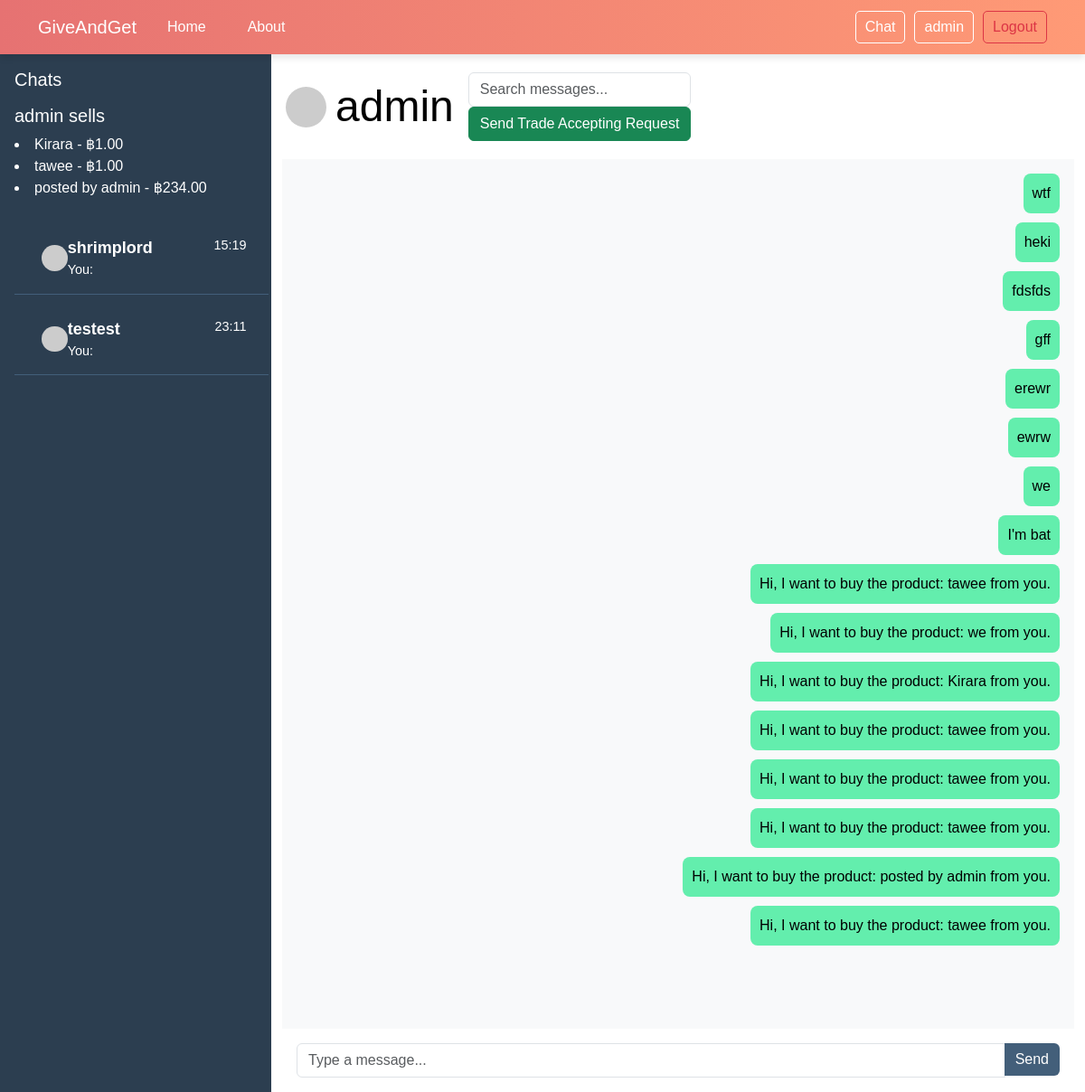
/chat/admin/ (signed in), run on an earlier commit of the app's database.
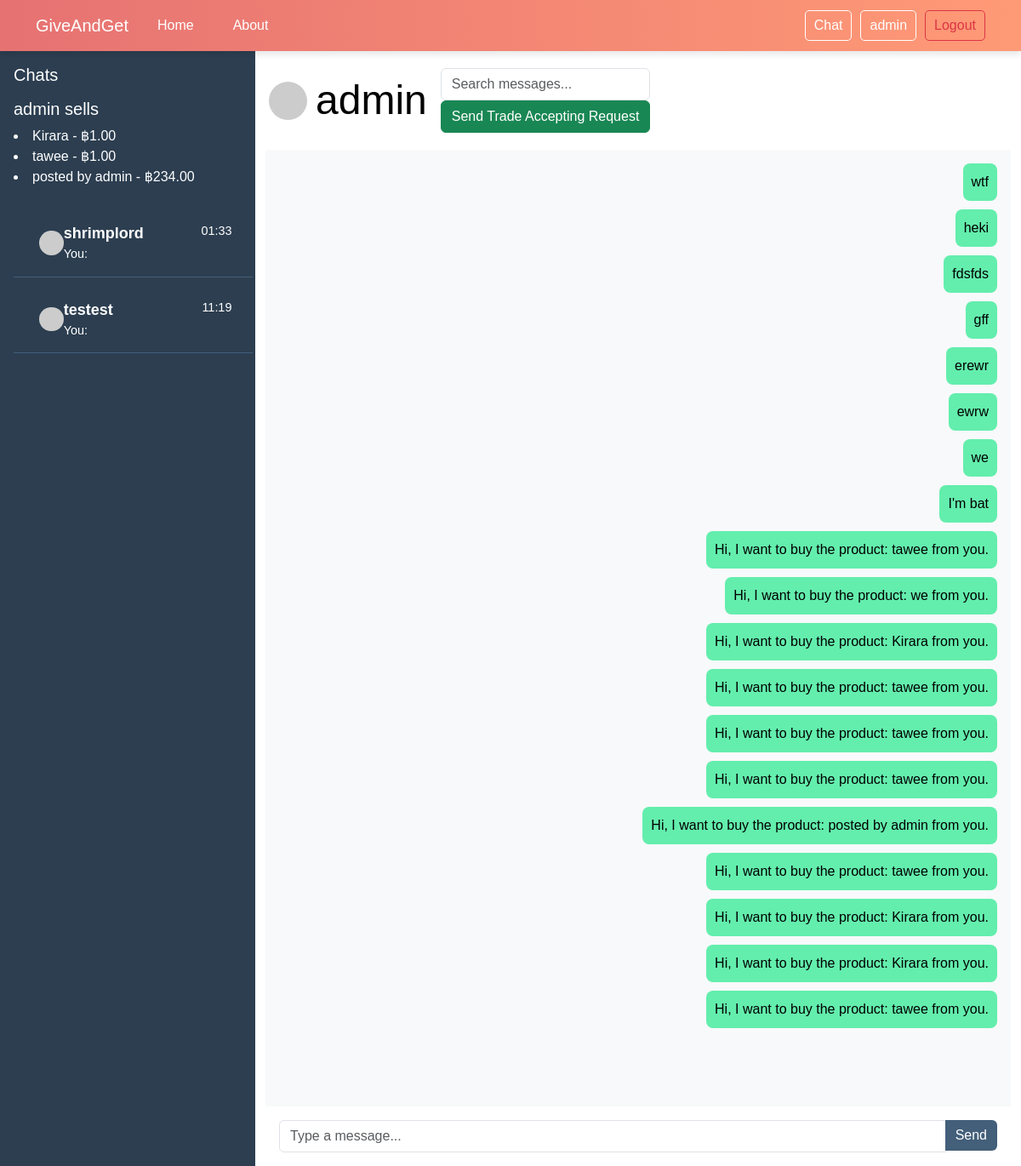
And on a later commit of the database.
### users_app/models.py (models this page shows, shortened)
class GGUser(AbstractUser):
    profile_picture = models.ImageField(default= 'media/profile_pics/default.png', upload_to='media/profile_pics/', null=True, blank=True)
    user_id = models.PositiveIntegerField(unique=True, editable=False)
    status_choices = [
        ('online', 'Online'),
        ('busy', 'Busy'),
        ('afk', 'AFK'),
        ('offline', 'Offline'),
    ]
    status = models.CharField(max_length=10, choices=status_choices, default='offline')
    last_login = models.DateTimeField(auto_now=True)
    is_ban = models.BooleanField(default=False)
    ban_reason = models.TextField(null=True, blank=True)
    ban_end_date = models.DateTimeField(null=True, blank=True)

### products/models.py (models this page shows, shortened)
class Product(models.Model):
    name = models.CharField(max_length=255)
    description = models.TextField(blank=True, null=True)
    price = models.DecimalField(max_digits=10, decimal_places=2)
    stock = models.PositiveIntegerField()
    category = models.CharField(max_length=100, blank=True, null=True)
    image = models.ImageField(upload_to='product_images/', blank=True, null=True)
    created_at = models.DateTimeField(auto_now_add=True)
    updated_at = models.DateTimeField(auto_now=True)
    user = models.ForeignKey(settings.AUTH_USER_MODEL, on_delete=models.CASCADE, default=1)  # ใช้ ID ของ admin

### chat_app/models.py (models this page shows, shortened)
class Chat(models.Model):
    sender = models.ForeignKey(settings.AUTH_USER_MODEL, on_delete=models.CASCADE, related_name='sent_chats')
    receiver = models.ForeignKey(settings.AUTH_USER_MODEL, on_delete=models.CASCADE, related_name='received_chats')
    message = models.TextField()
    timestamp = models.DateTimeField(auto_now_add=True)
    last_read = models.DateTimeField(null=True, blank=True)
    is_read = models.BooleanField(default=False)  # For notification

### chat_app/views.py (the view)
# urls.py: path('<str:room_name>/', views.chat_room, name='chat_room'),
@login_required
def chat_room(request, room_name):
    seller = get_object_or_404(User, username=room_name)
    products = Product.objects.filter(user=seller)
    search_query = request.GET.get('search', '')
    users = User.objects.exclude(id=request.user.id)
    chats = Chat.objects.filter(
        (Q(sender=request.user) & Q(receiver__username=room_name)) |
        (Q(receiver=request.user) & Q(sender__username=room_name))
    )
    if search_query:
        chats = chats.filter(message__icontains=search_query)
    chats = chats.order_by('timestamp')
    unread_messages = chats.filter(receiver=request.user, is_read=False)
    unread_messages.update(is_read=True)
    unread_message_counts = get_unread_message_counts(request.user)
    unread_message_counts_dict = {str(item['sender']): item['unread_count'] for item in unread_message_counts}
    user_last_messages = []
    for user in users:
        last_message = Chat.objects.filter(
            (Q(sender=request.user) & Q(receiver=user)) |
            (Q(receiver=request.user) & Q(sender=user))
        ).order_by('-timestamp').first()
        if last_message:
            user_last_messages.append({
                'user': user,
                'last_message': last_message,
                'unread_count': unread_message_counts_dict.get(user.username, 0),
            })
    return render(request, 'chat_app/chat.html', {
        'room_name': room_name,
        'chats': chats,
        'users': users,
        'user_last_messages': user_last_messages,
        'search_query': search_query,
        'unread_message_counts': unread_message_counts_dict,
        'products': products,
        'seller': seller,
        'room_name': room_name,
    })

### chat_app/views.py (called while the page is built)
def get_unread_message_counts(user):
    return Chat.objects.filter(receiver=user, is_read=False) \
        .values('sender') \
        .annotate(unread_count=Count('id')) \
        .order_by('sender')

### chat_app/templates/chat_app/chat.html (shortened to what this page needs)
{% extends 'main_app/components/base.html' %}
{% block content %}
<div class="container-fluid h-100">
  <div class="row h-100">
      <div class="col-3 sidebar p-3 chats">
        <h5 class="mb-3 text-white">Chats</h5>
        <div class="contacts">
        <div class="mb-3 text-white">
            <h5>{{ room_name }} sells</h5>
            {% if products %}
                {% for product in products %}
                <li>{{ product.name }} - ฿{{ product.price }}</li>
              {% endfor %}
            {% else %}
              <p>No products available for this user.</p>
            {% endif %}
        </div>
            {% for item in user_last_messages %}
                <a
                    href="{% url 'chat_room' item.user.username %}"
                    class="list-group-item list-group-item-action {% if item.user.username == room_name %} active {% endif %}"
                    data-username="{{ item.user.username }}"
                >
                    <div class="d-flex align-items-center">
                        <img
                            src="https://ui-avatars.com/api/?name={{ item.user.username|urlencode }}&size=64&background=random"
                            alt="{{ item.user.username }}'s Profile Image"
                            class="profile-icon rounded-circle mr-3"
                            style="width: 1.8rem; height: 1.8rem; object-fit: cover"
                        />
                        <div class="w-100">
                            <div class="d-flex justify-content-between">
                                <strong class="text-truncate">{{ item.user.username }}</strong>
                                {% if item.last_message %}
                                    <small class="text-nowrap timestamp">{{ item.last_message.timestamp|date:"H:i" }}</small>
                                {% endif %}
                            </div>
                            <div>
                                {% if item.last_message %}
                                    <small class="d-block text-truncate last-msg" style="max-width: 90%" id="last-message">
                                        {% if item.last_message.sender == request.user %}
                                            You:
                                        {% endif %}
                                    </small>
                                {% else %}
                                    <small>No messages yet</small>
                                {% endif %}
                            </div>
                        </div>
                    </div>
                </a>
            {% endfor %}
        </div>
    </div>
      <div class="col-9 d-flex flex-column chat" data-id="{{ room_name }}">
          <div class="d-flex align-items-center p-1">
              <img
                  src="https://ui-avatars.com/api/?name={{ room_name|urlencode }}&size=64&background=random"
                  style="border-radius: 50%; height: 45px; width: auto"
              />
              <h3 class="display-5 mb-0" style="padding-left: 10px">
                  {{ room_name }}
              </h3>
              <form method="GET" action="" class="p-3 ml-auto">
                  <div class="form-group mb-0">
                      <input
                          type="text"
                          name="search"
                          id="searchInput"
                          class="form-control"
                          placeholder="Search messages..."
                          value="{{ search_query }}"
                      />
                  </div>
                  <button type="button" id="tradeButton" class="btn btn-success ml-2">Send Trade Accepting Request</button>
              </form>
          </div>
          <div id="chatbox" class="chatbox flex-fill p-3">
              {% if chats %}
              {% for message in chats %}
              <div
                  class="chat-message {% if message.sender == request.user %} sender {% else %} receiver {% endif %}"
              >
                  <span>{{ message.message }}</span>
              </div>
              {% endfor %}
              {% else %}
              <p class="no-messages">No Messages.</p>
              {% endif %}
          </div>
          <div class="chat-input p-3">
              <div class="input-group">
                  <input
                      type="text"
                      id="my_input"
                      class="form-control"
                      placeholder="Type a message..."
                      required
                  />
                  <div class="input-group-append">
                      <button
                          id="submit_button"
                          class="btn btn-primary"
                          type="button"
                      >
                          Send
                      </button>
                  </div>
              </div>
          </div>
      </div>
  </div>
</div>
{% endblock %}

### main_app/templates/main_app/components/base.html (shortened to what this page needs)
{% load static %}
<!DOCTYPE html>
<html lang="en">
<head>
    <link href="https://cdn.jsdelivr.net/npm/bootstrap@5.3.3/dist/css/bootstrap.min.css" rel="stylesheet"
>
    <link rel="stylesheet" href="{% static 'main_app/normalize.css' %}">
    <link rel="stylesheet" href="{% static 'main_app/main.css' %}">
    <link rel="stylesheet" href="https://cdnjs.cloudflare.com/ajax/libs/font-awesome/6.6.0/css/all.min.css"
 />
</head>
<body>
    {% include 'main_app/components/navbar.html' %}
    {% block content %}{% endblock %}
</body>
</html>

### main_app/templates/main_app/components/navbar.html (shortened to what this page needs)
{% load static %}
<nav class="navbar navbar-expand-lg navbar-dark ">
    <div class="container">
        <a class="navbar-brand" href="{% url 'home' %}">GiveAndGet</a>
        <div class="collapse navbar-collapse" id="navbarNav">
            <ul class="navbar-nav me-auto">
                <li class="nav-item">
                    <a class="nav-link" href="{% url 'home' %}">Home</a>
                </li>
                <li class="nav-item">
                    <a class="nav-link" href="{% url 'about' %}">About</a>
                </li>
            </ul>
            {% if user.is_authenticated %}
            <ul class="navbar-nav">
                <li class="nav-item">
                    <form action="{% url 'chat_room' room_name=user.username %}" method="get">
                        <button class="btn btn-outline-light" type="submit">Chat</button>
                    </form>
                </li>
                <li class="nav-item">
                    <form action="{% url 'dashboard' %}" method="get">
                        <button class="btn btn-outline-light" type="submit">{{ user.username }}</button>
                    </form>
                </li>
                <li class="nav-item">
                    <form action="{% url 'logout' %}" method="post">
                        <button class="btn btn-outline-danger" type="submit">Logout</button>
                    </form>
                </li>
            </ul>
            {% else %}
            <a href="{% url 'login' %}" class="btn btn-outline-light">Login</a>
            {% endif %}
        </div>
    </div>
</nav>

### main_app/templates/main_app/components/footer.html (shortened to what this page needs)
{% load static %}

### main_app/static/main_app/main.css (style rules this page uses)
body { background-color: rgb(255, 255, 255); color: rgb(255, 255, 255); font-family: Arial, sans-serif; margin: 0; padding: 0; }
.navbar { display: flex; justify-content: space-between; align-items: center; padding: 10px 20px; background: linear-gradient(90deg, #e67272, #ff9a76); box-shadow: 0 4px 8px rgba(0, 0, 0, 0.1); }
.nav-link { margin-right: 20px; text-decoration: none; color: #fff; transition: color 0.3s; }
.btn-outline-light { border-color: #fff; color: #fff; transition: background-color 0.3s, color 0.3s; }
.navbar-nav .nav-item { margin-left: 10px; }
.navbar-nav .btn { border-radius: 5px; padding: 5px 10px; }
button { padding: 10px 20px; background-color: #333; color: white; border: none; cursor: pointer; }

### chat_app/templates/chat_app/chat.html (style rules this page uses)
body { color: black; }
.profile-icon { color: #12151a; }
#chatbox { background-color: #f8f9fa; overflow-y: auto; height: calc(100vh - 180px); padding: 10px; }
.chat-message { border-radius: 8px; padding: 10px; display: flex; width: fit-content; margin-bottom: 10px; clear: both; }
.chat-message.sender { background-color: #63eead; color: #435f7a; margin-left: auto; text-align: right; }
.chat-input { background-color: white; }
.chat-input button { border-top-left-radius: 0; border-bottom-left-radius: 0; background: #435f7a; color: white; border: none; }
.sidebar { background-color: #2c3e50; overflow-y: auto; }
.sidebar a { background: #2c3e50; color: white; }
.chats .list-group-item { border: none; border-bottom: 1px solid #e9ecef; padding: 25px 25px 15px 30px; font-size: 18px; }
.chats .list-group-item { border-bottom: 1px solid #435f7a; width: 105%; }
.chat-message span { color: black; }

What changed in the data, as far as the page shows it:
changed GGUser "shrimplord": last_message.timestamp "15:19" → "01:33"
changed GGUser "testest": last_message.timestamp "23:11" → "11:19"
added Chat: message "Hi, I want to buy the product: Kirara from you."
added Chat: message "Hi, I want to buy the product: Kirara from you."
added Chat: message "Hi, I want to buy the product: tawee from you."
